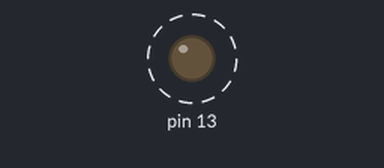
Simulated run of this sketch. Board: Arduino Uno, built with avr-gcc and run on an emulated ATmega328P. Shown: output pins drawn as LEDs (lit = HIGH). Dashed ring = blinking.

Above: at 0.7 s.
Timing chart, 0 to 3.0 s (numbered marks = the images above):
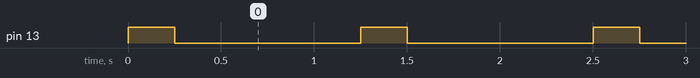

The sketch:

blink.ino
```cpp
//VIDEO: https://goo.gl/photos/Jc7ifzqK4Z7scvCV9

void setup(){
//put your setup code here to run once
  pinMode(13,OUTPUT);
  //number indicates the pin
}

void loop(){
//runs infinitely
  digitalWrite(13,HIGH);
  //high means turn on
  delay(250);
  //inside delay, add time in miliseconds
  //delays STOP microcontroller, so eventually we will not use them
  digitalWrite(13,LOW);
  delay(1000);

}

//select Arduino/Genuino Uno
//select Port (Port 3?)
//click check mark to compile program
//click right arrow to upload program
//while uploading, TX & RX lights will go "crazy"
```

Measured:
- by itself, pin 13: alternates HIGH for 0.25 s and LOW for 1.0 s
